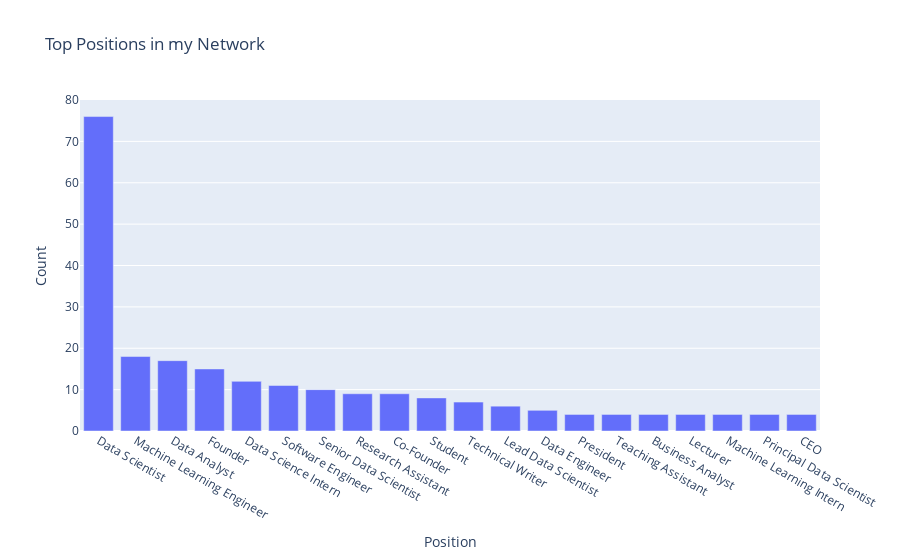

This figure's notebook cell:
### Code cell
# Create a bar plot for the top positions
fig4 = px.bar(df_by_position[:20],
              x="Position",
              y="First Name",
              labels={"First Name": "Count"},
              title="Top Positions in my Network")
fig4.show()

### Figure 1 — Plotly figure (JSON) as saved in the notebook; plotly's stock layout.template omitted (floating-point values rounded to 4 significant figures)
{"data": [{"alignmentgroup": "True", "hovertemplate": "Position=%{x}<br>Count=%{y}<extra></extra>", "legendgroup": "", "marker": {"color": "#636efa"}, "name": "", "offsetgroup": "", "orientation": "v", "showlegend": false, "textposition": "auto", "type": "bar", "x": ["Data Scientist", "Machine Learning Engineer", "Data Analyst", "Founder", "Data Science Intern", "Software Engineer", "Senior Data Scientist", "Research Assistant", "Co-Founder", "Student", "Technical Writer", "Lead Data Scientist", "Data Engineer", "President", "Teaching Assistant", "Business Analyst", "Lecturer", "Machine Learning Intern", "Principal Data Scientist", "CEO"], "xaxis": "x", "y": [76, 18, 17, 15, 12, 11, 10, 9, 9, 8, 7, 6, 5, 4, 4, 4, 4, 4, 4, 4], "yaxis": "y"}], "layout": {"barmode": "relative", "legend": {"tracegroupgap": 0}, "title": {"text": "Top Positions in my Network"}, "xaxis": {"anchor": "y", "domain": [0, 1], "title": {"text": "Position"}}, "yaxis": {"anchor": "x", "domain": [0, 1], "title": {"text": "Count"}}}}
